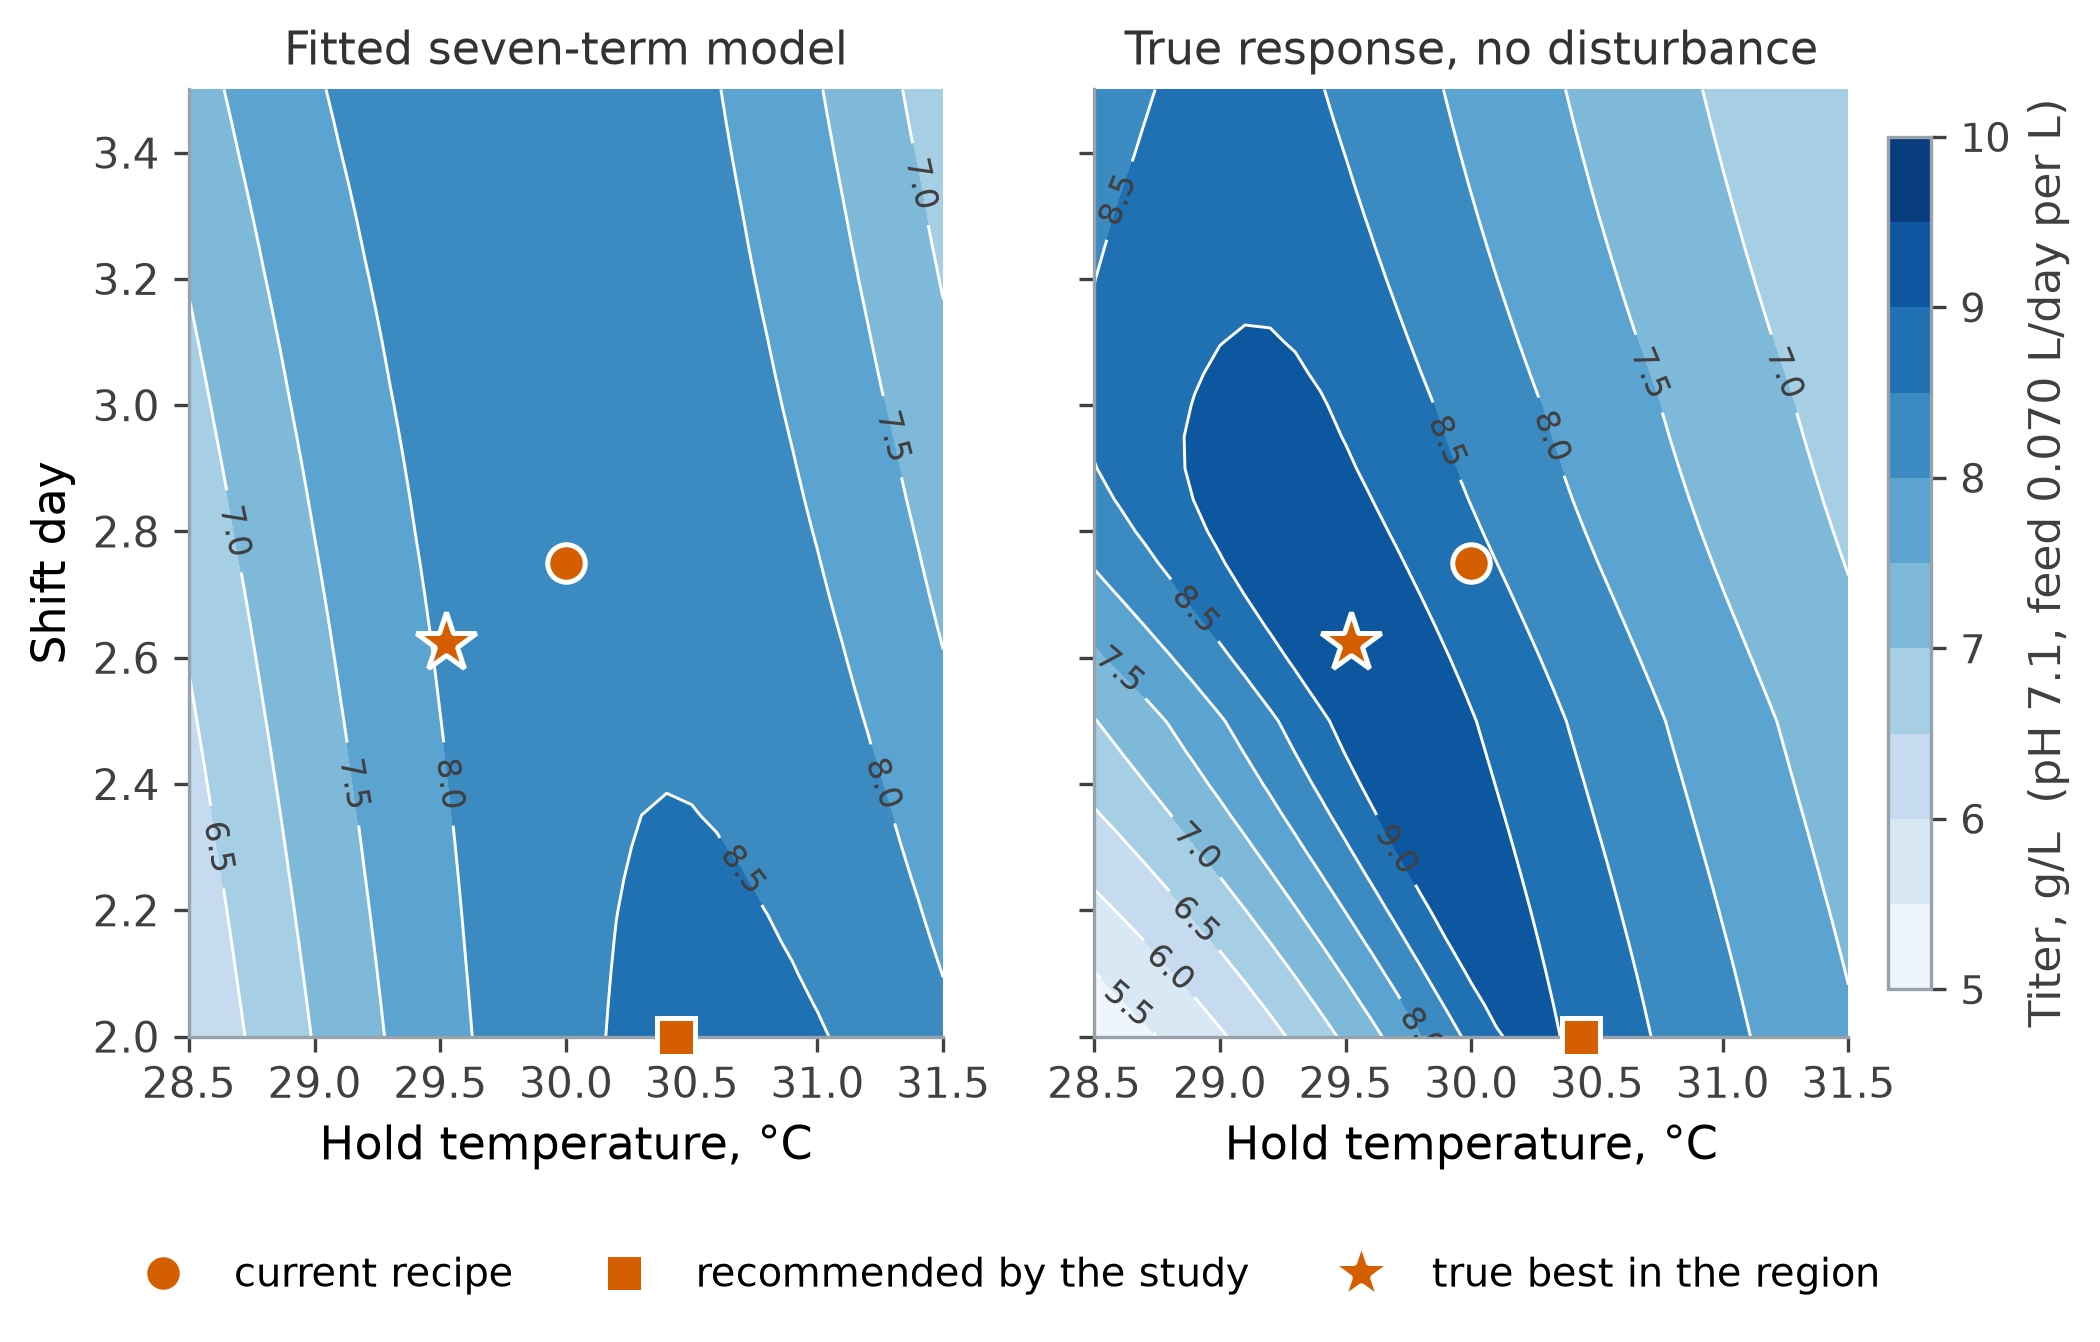

Reproduce this figure in Python.
"""The fitted model against the true response, for the worked OMARS study.

Both panels are titer over hold temperature and shift day, with pH at 7.1 and the feed rate at
its high level, 0.070 L/day per litre. The study's recommendation also sets pH to 7.3, which this slice
does not show. Left: the seven-term model the staged analysis selected, refitted and back-
transformed from log titer. Right: the simulator with every disturbance switched off, evaluated
on a grid. The three marks are the current recipe, the recipe the study recommends, and the
true best in the region. The same contour levels and colours are used on both panels, so they
can be read against each other.

Every number comes from omars_worked_study_common.py, which reproduces the chapter's study and
checks it against the values the chapter prints.

Reproducible; run from this directory to write the PNG alongside it.
"""
import matplotlib.pyplot as plt
import numpy as np

from omars_worked_study_common import (
    FACTORS, GREY, SPINE, VERMILION, decode, encode, model_matrix, study, truth,
)

S = study()
terms, bs, x_rec, best = S["terms"], S["bs"], S["x_rec"], S["best"]

GRID = 31
t_axis = np.linspace(-1, 1, GRID)          # hold temperature, coded
s_axis = np.linspace(-1, 1, GRID)          # shift day, coded
T, Sh = np.meshgrid(t_axis, s_axis)
fitted = np.empty_like(T)
true = np.empty_like(T)
for i in range(GRID):
    for j in range(GRID):
        x = np.array([T[i, j], Sh[i, j], 0.0, 1.0])
        fitted[i, j] = np.exp(float((model_matrix(terms, x) @ bs).ravel()[0]))
        true[i, j] = truth(x)

# Axes in real units.
f_t, f_s = FACTORS[0], FACTORS[1]
t_real = f_t.low + (t_axis + 1) / 2 * (f_t.high - f_t.low)
s_real = f_s.low + (s_axis + 1) / 2 * (f_s.high - f_s.low)
levels = np.arange(5.0, 10.01, 0.5)

marks = {
    "current recipe": (encode({"hold_temp": 30.0, "shift_day": 2.75, "pH": 7.1, "feed_rate": 0.055}), "o"),
    "recommended by the study": (x_rec, "s"),
    "true best in the region": (best.x, "*"),
}

fig, axes = plt.subplots(1, 2, figsize=(8.6, 4.1), sharey=True)
for ax, Z, title in zip(axes, (fitted, true), ("Fitted seven-term model", "True response, no disturbance")):
    cf = ax.contourf(t_real, s_real, Z, levels=levels, cmap="Blues")
    cs = ax.contour(t_real, s_real, Z, levels=levels, colors="white", linewidths=0.7)
    ax.clabel(cs, fmt="%.1f", fontsize=8, colors="0.25")
    for label, (x, marker) in marks.items():
        real = decode(x)
        ax.plot(real["hold_temp"], real["shift_day"], marker, ms=15 if marker == "*" else 9,
                color=VERMILION, mec="white", mew=1.2, zorder=5, clip_on=False, label=label)
    ax.set_title(title, fontsize=11, color="0.2")
    ax.set_xlabel("Hold temperature, °C", fontsize=11)
    ax.set_xlim(f_t.low, f_t.high)
    ax.set_ylim(f_s.low, f_s.high)
    for side in ("top", "right"):
        ax.spines[side].set_visible(False)
    for side in ("left", "bottom"):
        ax.spines[side].set_color(SPINE)
    ax.tick_params(colors="0.25", labelsize=10)
axes[0].set_ylabel("Shift day", fontsize=11)
fig.legend(*axes[0].get_legend_handles_labels(), loc="lower center", bbox_to_anchor=(0.44, -0.13), ncols=3,
           fontsize=9.5, frameon=False, columnspacing=1.8)

cbar = fig.colorbar(cf, ax=axes, shrink=0.9, pad=0.02)
cbar.set_label("Titer, g/L  (pH 7.1, feed 0.070 L/day per L)", fontsize=10.5, color="0.25")
cbar.ax.tick_params(colors="0.25", labelsize=9.5)
cbar.outline.set_edgecolor(SPINE)

print(f"fitted range {fitted.min():.3f} to {fitted.max():.3f} g/L; true range {true.min():.3f} to {true.max():.3f} g/L")
fig.savefig("omars-worked-study-surface.png", dpi=300, facecolor="w", edgecolor="w",
            format=None, transparent=True, bbox_inches="tight")
print("saved figure")
